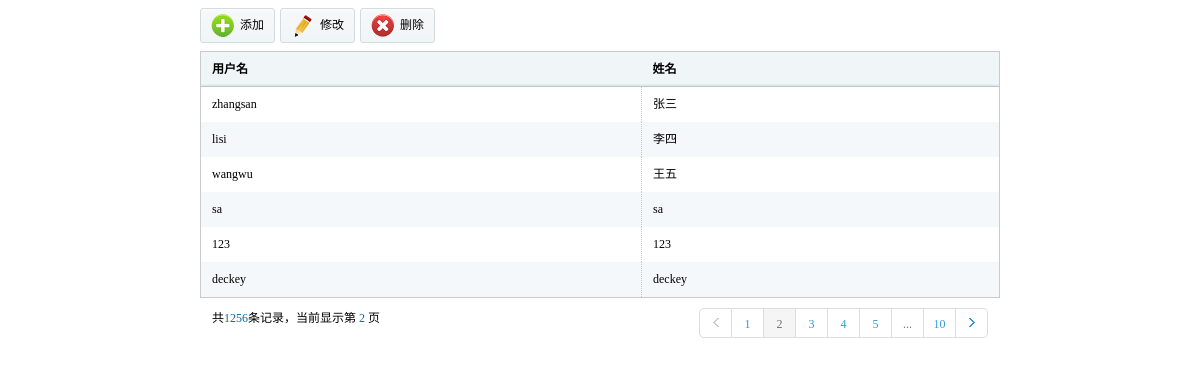
The app's page /adminviews/adminteacher.php (signed in), older data.
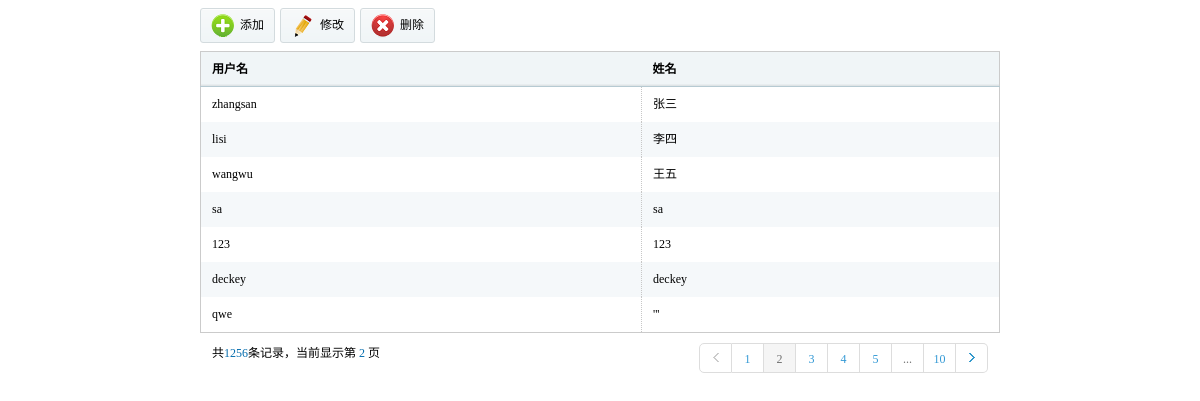
The same page, newer data.
### tables this page shows
CREATE TABLE `hw_user` (
  `userid` int(11) NOT NULL AUTO_INCREMENT,
  `username` varchar(32) DEFAULT NULL,
  `userdisplay` varchar(32) DEFAULT NULL,
  `userpassword` varchar(32) DEFAULT NULL,
  `usertype` int(11) DEFAULT NULL,
  `usertime` timestamp NULL DEFAULT NULL ON UPDATE CURRENT_TIMESTAMP,
  PRIMARY KEY (`userid`)
);

### phplibs/db.php (called while the page is built, shortened)
<?php
Class DB {
    private $link_id;
    private $is_log;
    private $time;
    public function __construct() {
        $this->time = $this->microtime_float();
		require("config.db.php");
        $this->is_log = $db_config["log"];
        if($this->is_log){
            $handle = fopen($db_config["logfilepath"]."dblog.txt", "a+");
            $this->handle=$handle;
        }
    }
    public function connect($dbhost, $dbuser, $dbpw, $dbname, $pconnect = 0,$charset='utf8') {
        if( $pconnect==0 ) {
            $this->link_id = @mysql_connect($dbhost, $dbuser, $dbpw, true);
            if(!$this->link_id){
                $this->halt("数据库连接失败");
            }
        } else {
            $this->link_id = @mysql_pconnect($dbhost, $dbuser, $dbpw);
        }
    }
    public function query($sql) {
        $query = mysql_query($sql,$this->link_id);
        return $query;
    }
    public function free_result() {
        $void = func_get_args();
    }
    public function __destruct() {
        $use_time = ($this-> microtime_float())-($this->time);
    }
    public function write_log($msg=''){
        if($this->is_log){
            $text = date("Y-m-d H:i:s")." ".$msg."\r\n";
        }
    }
    public function microtime_float() {
        list($usec, $sec) = explode(" ", microtime());
        return ((float)$usec + (float)$sec);
    }
}
?>

### phplibs/config.db.php (called while the page is built)
<?php
    $db_config["hostname"] = "localhost";
    $db_config["username"] = "root";
    $db_config["password"] = "";
    $db_config["database"] = "homework";
    $db_config["charset"] = "utf8";
    $db_config["pconnect"] = 1;
    $db_config["log"] = 1;
    $db_config["logfilepath"] = './';
?>

### phplibs/userhelper.php (called while the page is built, shortened)
<?php
require_once ('db.php');
class hwuser
{
    private static $tabName = 'hw_user';
    public static function getallteacher()
    {
        $db = new DB();
        $query = $db->query("select * from " . hwuser::$tabName . " where
            usertype = 1");
        $i = 0;
        $rt = array();
        while ($row = mysql_fetch_array($query, MYSQL_ASSOC)) {
            $info = new hwuser();
            $info->setvalues($row);
            $rt[$i] = $info;
            $i++;
        }
        return $rt;
    }
    function setvalues($row)
    {
        if (isset($row['username']))
            $this->username = $row['username'];
        if (isset($row['userdisplay']))
            $this->userdisplay = $row['userdisplay'];
    }
}
?>

### adminviews/adminteacher.php (the view, shortened to what this page needs)
<?php
require_once ("../phplibs/userhelper.php");
?>
<!DOCTYPE html PUBLIC "-//W3C//DTD XHTML 1.0 Transitional//EN" "http://www.w3.org/TR/xhtml1/DTD/xhtml1-transitional.dtd">
<html xmlns="http://www.w3.org/1999/xhtml">
<head>
<link href="../styles/css/style.css" rel="stylesheet" type="text/css" />
</head>
<body>
<div class="mainframeinfo">
    <div class="tools">
    	<ul class="toolbar">
        <li class="click"><a href="adminadduser.php?t=1"><span><img src="../styles/images/t01.png" /></span>添加</a></li>
        <li class="click"><span><img src="../styles/images/t02.png" /></span>修改</li>
        <li><span><img src="../styles/images/t03.png" /></span>删除</li>
        </ul>
    </div>
<table class="tablelist">
    <thead>
    <tr>
        <th>用户名</th>
		<th>姓名</th>
    </tr>
    </thead>
    <tbody>
<?php
$teachers = hwuser::getallteacher();
foreach ($teachers as $tea) {
    echo ("<tr><td>" . $tea->username . "</td><td>" . $tea->userdisplay .
        "</td></tr>");
}
?>
</tbody>
</table>
    <div class="pagin">
    	<div class="message">共<i class="blue">1256</i>条记录，当前显示第&nbsp;<i class="blue">2&nbsp;</i>页</div>
        <ul class="paginList">
        <li class="paginItem"><a href="javascript:;"><span class="pagepre"></span></a></li>
        <li class="paginItem"><a href="javascript:;">1</a></li>
        <li class="paginItem current"><a href="javascript:;">2</a></li>
        <li class="paginItem"><a href="javascript:;">3</a></li>
        <li class="paginItem"><a href="javascript:;">4</a></li>
        <li class="paginItem"><a href="javascript:;">5</a></li>
        <li class="paginItem more"><a href="javascript:;">...</a></li>
        <li class="paginItem"><a href="javascript:;">10</a></li>
        <li class="paginItem"><a href="javascript:;"><span class="pagenxt"></span></a></li>
        </ul>
    </div>
</div>
</body>
</html>

### styles/css/style.css (style rules this page uses)
* { font-size:9pt;border:0;margin:0;padding:0; }
body { font-family:'微软雅黑'; margin:0 auto;min-width:980px; }
ul { display:block;margin:0;padding:0;list-style:none; }
li { display:block;margin:0;padding:0;list-style: none; }
img { border:0; }
dl,dt,dd,span { margin:0;padding:0;display:block; }
a,a:focus { text-decoration:none;color:#000;outline:none;blr:expression(this.onFocus=this.blur()); }
table { border-collapse:collapse;border-spacing: 0; }
.mainframeinfo { padding:8px 200px; }
.tools { clear:both; height:35px; margin-bottom:8px; }
.toolbar { float:left; }
.toolbar li { background:url(../images/toolbg.gif) repeat-x; line-height:33px; height:33px; border:solid 1px #d3dbde; float:left; padding-right:10px; margin-right:5px;border-radius: 3px; behavior:url(js/pie.htc); cursor:pointer; }
.toolbar li span { float:left; margin-left:10px; margin-right:5px; margin-top:5px; }
.tablelist { border:solid 1px #cbcbcb; width:100%; clear:both; }
.tablelist th { background:url(../images/th.gif) repeat-x; height:34px; line-height:34px; border-bottom:solid 1px #b6cad2; text-indent:11px; text-align:left; }
.tablelist td { line-height:35px; text-indent:11px; border-right: dotted 1px #c7c7c7; }
.tablelist tbody tr.odd { background:#f5f8fa; }
.pagin { position:relative;margin-top:10px;padding:0 12px; }
.pagin .blue { color:#056dae;font-style:normal; }
.pagin .paginList { position:absolute;right:12px;top:0; }
.pagin .paginList .paginItem { float:left; }
.pagin .paginList .paginItem a { float:left;width:31px;height:28px;border:1px solid #DDD; text-align:center;line-height:30px;border-left:none;color:#3399d5; }
.pagin .paginList .paginItem:first-child a { border-left:1px solid #DDD; }
.pagin .paginList .paginItem:first-child a { border-bottom-left-radius:5px;border-top-left-radius:5px; }
.pagin .paginList .paginItem:last-child a { border-bottom-right-radius:5px;border-top-right-radius:5px; }
.pagin .paginList .paginItem.current,.pagin .paginList .paginItem.current a { background:#f5f5f5; cursor:default;color:#737373; }
.pagin .paginList .paginItem.more,.pagin .paginList .paginItem.more a:hover { cursor:default; }
.pagin .paginList .paginItem.more a { color:#737373; }
.pagepre { background:url(../images/pre.gif) no-repeat center center; width:31px; height:28px; }
.pagenxt { background:url(../images/next.gif) no-repeat center center; width:31px; height:28px; }

Row changes from the older to the newer data that the page shows:
added hw_user: username "qwe", userdisplay "'''"
